Frame 1 (no input): blank canvas, image omitted
Frame 60 (the mouse pressed at the canvas centre just before this capture): blank canvas, image omitted
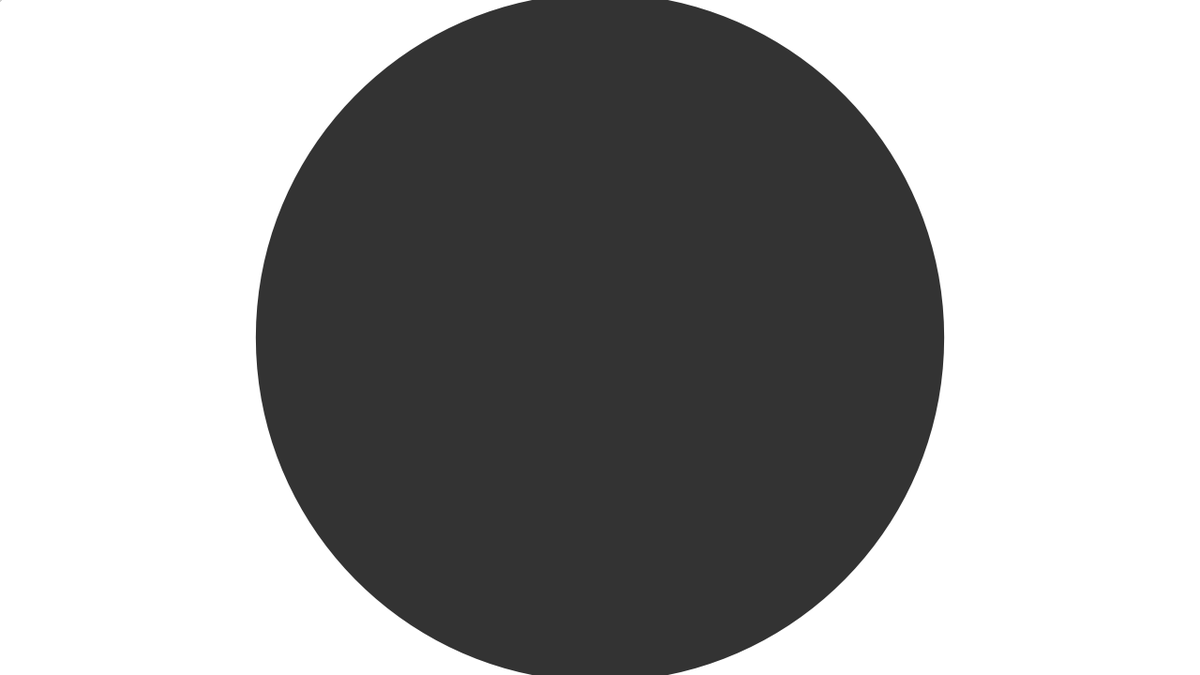
Frame 120 (the mouse held since frame 60 and released just before this capture)

The Processing sketch whose frames 1 and 60 were blank and that drew this single picture after the mouse press (run headless with seeded random() and noise(); from frame 60 on, the mouse is pressed at the canvas centre):

// Processing sketch: exercise_02
// ── exercise_02.pde
color c1 = color(51, 51, 51);
color c2 = color(204, 204, 204);

void setup() {
  size(1280, 720);
  background(255, 255, 255);
}

void draw() {
  if (mousePressed) {
    float d = dist(mouseX, mouseY, pmouseX, pmouseY);
    noStroke();
    fill(c1);
    ellipse(mouseX, mouseY, d, d); 
  } else {
    noStroke();
    fill(c2);
    ellipse(mouseX, mouseY, 3, 3);
  }
}

void keyPressed() {
  if (key == '1') {
    // Do something here 
  } else if (key == '2') {
    // Do something here
  }
}
